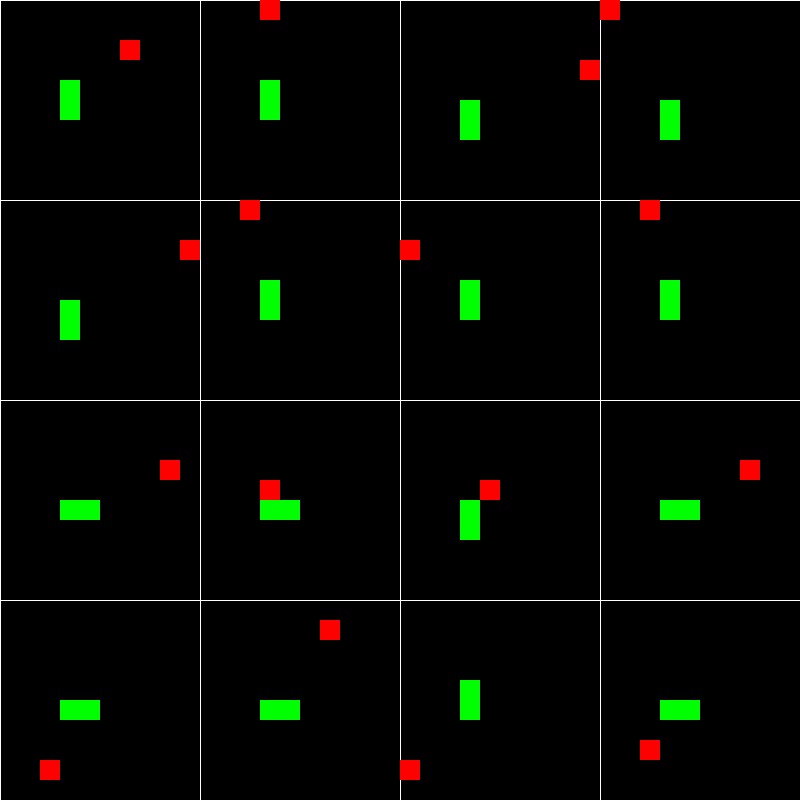
Frame 1 (no input)
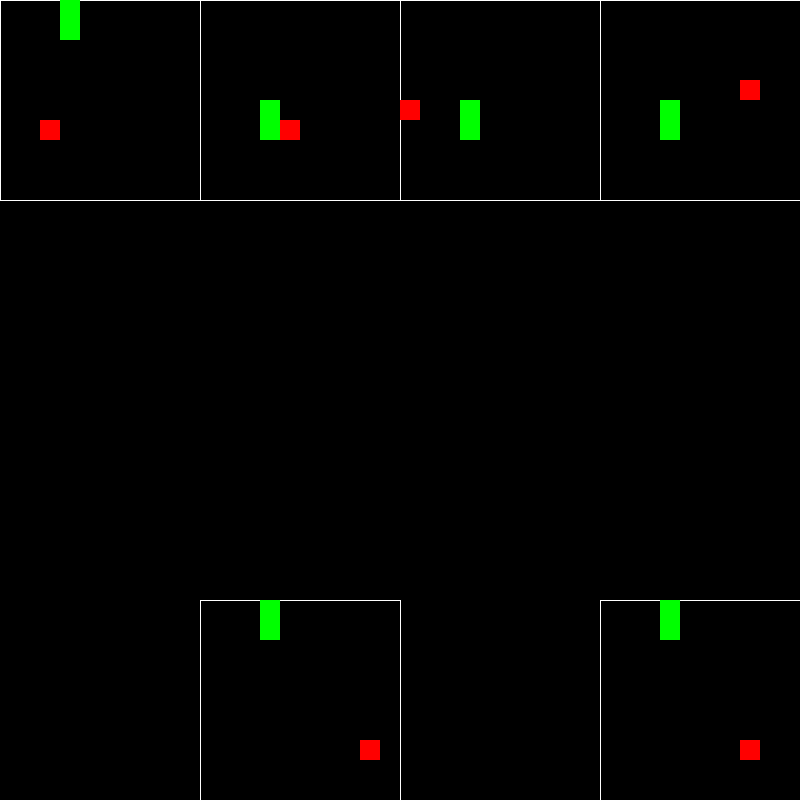
Frame 60 (the mouse pressed at the canvas centre just before this capture)
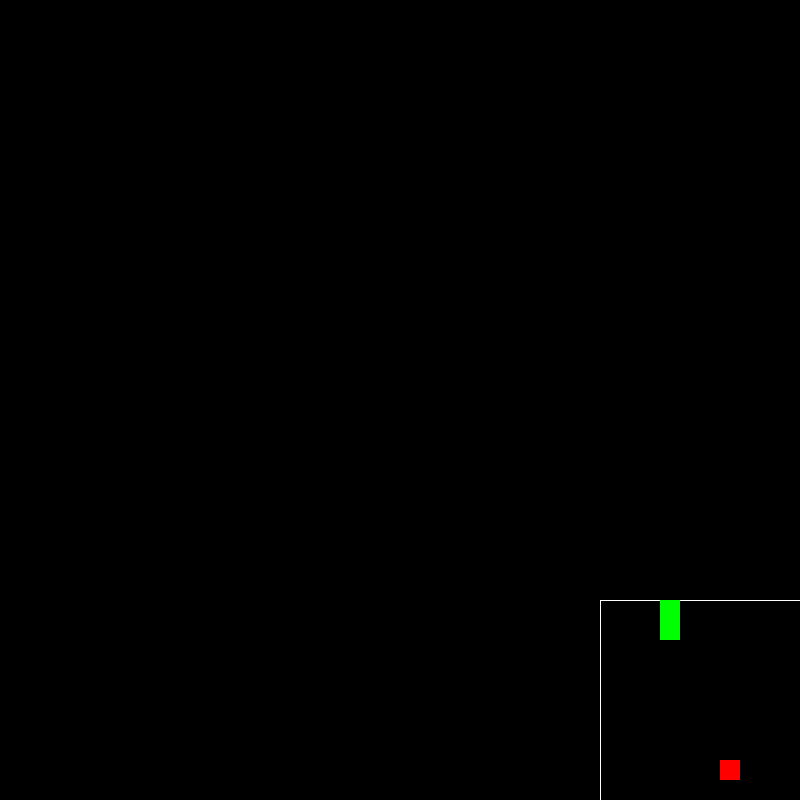
Frame 120 (the mouse held since frame 60 and released just before this capture)

The Processing sketch that drew these frames (run headless with seeded random() and noise(); from frame 60 on, the mouse is pressed at the canvas centre):

// Processing sketch: Snake_AI
// ── Snake_AI.pde
int Players = 16;
float SpaceBetweenPlayers;
float Spacing;
int Rows = 10;
Board[] SnakeGames;

void setup() {
  size(800, 800);
  SpaceBetweenPlayers = width/sqrt(Players);
  Spacing = SpaceBetweenPlayers/Rows;
  SnakeGames = new Board[16];
  for (int k = 0; k < sqrt(Players); k++) {
    line(k*SpaceBetweenPlayers, 0, k*SpaceBetweenPlayers, width);
    line(0, k*SpaceBetweenPlayers, height, k*SpaceBetweenPlayers);
    for (int j = 0; j < sqrt(Players); j++) {
      SnakeGames[int(k*sqrt(Players)+j)] = new Board(k*SpaceBetweenPlayers, j*SpaceBetweenPlayers);
    }
  }
}


void draw() {
  int Dead = 0;
  frameRate(5);
  background(0);
  stroke(255);

  for (int x = 0; x < SnakeGames.length; x++) {
    if (SnakeGames[x].Dead != true) {
      SnakeGames[x].Update();
      SnakeGames[x].Show();
    } else {
      Dead += 1;
    }
  }
  if (Dead == 16) {
    for (int x = 0; x < SnakeGames.length; x++) {
      SnakeGames[x].Reset();
    }
    FindFittest();
  }
}


void keyPressed() {
  int Direction = -1;
  if (key == 'a') {
    Direction = 3;
  } else if (key == 'd') {
    Direction = 1;
  } else if (key == 'w') {
    Direction = 0;
  } else if (key == 's') {
    Direction = 2;
  }

  if (Direction != -1) {
    for (int x = 0; x < SnakeGames.length; x++) {
      SnakeGames[x].Direction = Direction;
    }
  }
}


void FindFittest() {
  float Fitness = 0;
  int Fittest = 0;
  for (int x = 0; x < SnakeGames.length; x++) {
    if (SnakeGames[x].Fitness > Fitness) {
      Fitness = SnakeGames[x].Fitness;
      Fittest = x;
    }
  }
  Mutate(SnakeGames[Fittest]);
}

void Mutate(Board Fittest) {
  for (int x = 0; x < SnakeGames.length; x++) {
    SnakeGames[x].Brain.Weights1 = Matrix.Mutate(Fittest.Brain.Weights1);
    SnakeGames[x].Brain.Weights2 = Matrix.Mutate(Fittest.Brain.Weights2);
    SnakeGames[x].Brain.Weights3 = Matrix.Mutate(Fittest.Brain.Weights3);
    
    SnakeGames[x].Brain.HiddenOneBias = Matrix.Mutate(Fittest.Brain.HiddenOneBias);
    SnakeGames[x].Brain.HiddenTwoBias = Matrix.Mutate(Fittest.Brain.HiddenTwoBias);
    SnakeGames[x].Brain.OutputBias = Matrix.Mutate(Fittest.Brain.OutputBias);
  }
}

// ── Board_Class.pde
class Board {
  float Fitness;
  int DistanceToApple;
  NeuralNetwork Brain;
  int TurnsWithoutFood;
  int Length = 1;
  PVector Position;
  int Direction;
  Cell[][] Cells;
  int HeadCellX;
  int HeadCellY;
  ArrayList<PVector> Body;
  boolean Dead = false;
  PVector FoodPos;
  int FoodY;
  int FoodX;

  Board(float x, float y) {
    Direction = 1;
    Position = new PVector(x, y);
    Cells = new Cell[Rows][Rows];
    for (int i = 0; i < Rows; i++) {
      for (int j = 0; j < Rows; j++) {
        Cells[i][j] = new Cell(Position.x + i*Spacing, Position.y + j*Spacing);
      }
    }
    FoodX = int(random(0, Rows));
    FoodY = int(random(0, Rows));
    Cells[FoodX][FoodY].Food = true;
    HeadCellX = 3;
    HeadCellY = 5;
    Body = new ArrayList<PVector>();
    Body.add(new PVector(3, 5));
    Cells[3][5].Occupied = true;
    Body.add(new PVector(2, 5));
    Cells[2][5].Occupied = true;
    Brain = new NeuralNetwork();
  }


  void Show() {
    fill(0);
    stroke(255);
    strokeWeight(1);
    rect(Position.x, Position.y, SpaceBetweenPlayers, SpaceBetweenPlayers);

    for (int i = 0; i < Body.size(); i++) {
      PVector Current = Body.get(i);
      Cells[int(Current.x)][int(Current.y)].Show();
    }
    fill(255, 0, 0);
    for (int i = 0; i < Rows; i++) {
      for (int j = 0; j < Rows; j++) {
        if (Cells[i][j].Food) {
          Cells[i][j].Show();
        }
      }
    }
  }

  void Update() {
    if (dist(HeadCellX,HeadCellY,FoodX,FoodY) > DistanceToApple) {
      Fitness -= 10;
    }
    TurnsWithoutFood += 1;
    PVector ToRemove = Body.get(Body.size()-1);
    Body.remove(Body.size()-1);
    Cells[int(ToRemove.x)][int(ToRemove.y)].Occupied = false;

    float[] Inputs;
    Inputs = new float[5];
    if (HeadCellY > 0) {
      if (Cells[HeadCellX][HeadCellY-1].Occupied == true) {
        Inputs[0] = 1;
      }
    } else {
      Inputs[0] = 1;
    }
    if (HeadCellY < 7) {
      if (Cells[HeadCellX][HeadCellY+1].Occupied == true) {
        Inputs[1] = 1;
      } else {
        Inputs[1] = 1;
      }
    }
    if (HeadCellX > 0) {
      if (Cells[HeadCellX-1][HeadCellY].Occupied == true) {
        Inputs[2] = 1;
      } else {
        Inputs[2] = 1;
      }
    }
    if (HeadCellX < 7) {
      if (Cells[HeadCellX+1][HeadCellY].Occupied == true) {
        Inputs[3] = 1;
      } else {
        Inputs[3] = 1;
      }
    }
    float Angle = (atan((FoodX-HeadCellX))/(FoodY-HeadCellY));
    Inputs[4] = Angle/PI;
    Matrix Output = Brain.ForwardPropogation(Matrix.Array(Inputs));
    int OldDirection = Direction;
    int Direction = Output.ShowMax();
    println(Direction);


    switch (Direction) {
    case 0:
      if (OldDirection != 2) {
        HeadCellY -= 1;
      } else {
        HeadCellY += 1;
      }
      break;
    case 1:
      if (OldDirection != 3) {
        HeadCellX += 1;
      } else {
        HeadCellX += -1;
      }
      break;
    case 2:
      if (OldDirection != 0) {
        HeadCellY += 1;
      } else {
        HeadCellY += -1;
      }
      break;
    case 3:
      if (OldDirection != 1) {
        HeadCellX -= 1;
      } else {
        HeadCellX += 1;
      }
      break;
    }
    if (HeadCellX < 0 || HeadCellY < 0 || HeadCellX >= Rows || HeadCellY >= Rows || TurnsWithoutFood >= 50) {
      Dead = true;
    }

    if (!Dead) {
      Body.add(0, new PVector(HeadCellX, HeadCellY));
      if (Cells[HeadCellX][HeadCellY].Occupied && Cells[HeadCellX][HeadCellY].Food == false) {
        Dead = true;
      }
      Cells[HeadCellX][HeadCellY].Occupied = true;

      if (HeadCellX == FoodX && HeadCellY == FoodY) {
        Length += 1;
        PVector NewPos = new PVector(Body.get(1).x, Body.get(1).y);
        Body.add(NewPos);
        Cells[FoodX][FoodY].Food = false;
        Cells[FoodX][FoodY].Occupied = false;
        FoodX = int(random(0, Rows));
        FoodY = int(random(0, Rows));
        Cells[FoodX][FoodY].Food = true;
        Cells[FoodX][FoodY].Occupied = true;
        TurnsWithoutFood = 0;
        Fitness += 100;
      }
    }
  }

  void Reset() { 
    for (int i = 0; i < Rows; i++) {
      for (int j = 0; j < Rows; j++) {
        Cells[i][j] = new Cell(Position.x + i*Spacing, Position.y + j*Spacing);
      }
    }
    TurnsWithoutFood = 0;
    Direction = 1;
    Length = 2;
    Body = new ArrayList<PVector>();
    Body.add(new PVector(3, 5));
    Body.add(new PVector(2, 5));
    HeadCellX = 3;
    HeadCellY = 5;
    Cells[FoodX][FoodY].Food = false;
    Cells[FoodX][FoodY].Occupied = false;
    FoodX = int(random(0, Rows));
    FoodY = int(random(0, Rows));
    Cells[FoodX][FoodY].Food = true;
    Cells[FoodX][FoodY].Occupied = true;
    Dead = false;
  }
}

// ── Cell_Class.pde
class Cell {
  PVector Position;
  boolean Occupied;
  boolean Food = false;
  Cell(float x, float y) {
    Position = new PVector(x,y);
  }
  
  void Show() {
    fill(0,255,0);
    if (Food) {
      fill(255,0,0);
    }
    noStroke();
    rect(Position.x,Position.y,Spacing,Spacing);
  }
}

// ── Matrix_Class.pde
static class Matrix {  
  int Rows;
  int Cols;
  double[][] Values;

  Matrix(int Width, int Height, boolean Random) {
    Rows = Width;
    Cols = Height;
    Values = new double[Rows][Cols];
    if (Random) {
      for (int i = 0; i < Rows; i++) {
        for (int j = 0; j < Cols; j++) {
          if (Math.random() < 0.5) { 
            Values[i][j] = -Math.random();
          } else {
            Values[i][j] = Math.random();
          }
        }
      }
    }
  }

  void Randomize() {
    for (int i = 0; i < Rows; i++) {
      for (int j = 0; j < Cols; j++) {
        if (Math.random() < 0.5) { 
          Values[i][j] = -Math.random();
        } else {
          Values[i][j] = Math.random();
        }
      }
    }
  }

  static Matrix AddMatrix(Matrix First, Matrix Second) {
    Matrix NewMatrix = new Matrix(First.Rows, First.Cols, false);
    for (int i = 0; i < NewMatrix.Rows; i++) {
      for (int j = 0; j < NewMatrix.Cols; j++) {
        NewMatrix.Values[i][j] = First.Values[i][j] + Second.Values[i][j];
      }
    }
    return NewMatrix;
  }

  void AddMatrix(Matrix First) {
    for (int i = 0; i < Rows; i++) {
      for (int j = 0; j < Cols; j++) {
        Values[i][j] += First.Values[i][j];
      }
    }
  }


  static Matrix SubtractMatrix(Matrix First, Matrix Second) {
    Matrix NewMatrix = new Matrix(First.Rows, First.Cols, false);
    for (int i = 0; i < NewMatrix.Rows; i++) {
      for (int j = 0; j < NewMatrix.Cols; j++) {
        NewMatrix.Values[i][j] = First.Values[i][j] - Second.Values[i][j];
      }
    }
    return NewMatrix;
  }

  void MultiplyMatrix(Matrix Second) {
    for (int i = 0; i < Rows; i++) {
      for (int j = 0; j < Cols; j++) {
        Values[i][j] *= Second.Values[i][j];
      }
    }
  }

  static Matrix MultiplyMatrix(Matrix First, Matrix Second) {
    Matrix NewMatrix = new Matrix(First.Rows, First.Cols, false);
    for (int i = 0; i < First.Rows; i++) {
      for (int j = 0; j < First.Cols; j++) {
        NewMatrix.Values[i][j] = Second.Values[i][j] * First.Values[i][j];
      }
    }
    return NewMatrix;
  }

  void MultiplyNumber(float n) {
    for (int i = 0; i < Rows; i++) {
      for (int j = 0; j < Cols; j++) {
        Values[i][j] *= n;
      }
    }
  }

  void Dot(Matrix Second) {
    if (Cols != Second.Rows) {
      println("The columns of the first matrix, "+Cols+", does not match the rows of the second, "+Second.Rows);
    } else {
      Matrix NewMatrix = new Matrix(Rows, Second.Cols, false);
      for (int i = 0; i < Rows; i++) {
        for (int j = 0; j < Second.Cols; j++) {
          float Sum = 0;
          for (int k = 0; k < Second.Rows; k++) {
            Sum += Values[i][k] * Second.Values[k][j];
          }
          NewMatrix.Values[i][j] = Sum;
        }
      }
    }
  }

  static Matrix Dot(Matrix First, Matrix Second) {
    if (First.Cols != Second.Rows) {
      println("The columns of the first matrix, "+First.Cols+", does not match the rows of the second, "+Second.Rows);
      return null;
    } else {
      Matrix NewMatrix = new Matrix(First.Rows, Second.Cols, false);
      for (int i = 0; i < First.Rows; i++) {
        for (int j = 0; j < Second.Cols; j++) {
          float Sum = 0;
          for (int k = 0; k < Second.Rows; k++) {
            Sum += First.Values[i][k] * Second.Values[k][j];
          }
          NewMatrix.Values[i][j] = Sum;
        }
      }
      return NewMatrix;
    }
  }

  static Matrix Transpose(Matrix First) {
    Matrix NewMatrix = new Matrix(First.Cols, First.Rows, false);
    for (int i = 0; i < NewMatrix.Cols; i++) {
      for (int j = 0; j < NewMatrix.Rows; j++) {
        NewMatrix.Values[j][i] = First.Values[i][j];
      }
    }
    return NewMatrix;
  }


  void Add(float N) {
    for (int i = 0; i < Rows; i++) {
      for (int j = 0; j < Cols; j++) {
        Values[i][j] += N;
      }
    }
  }

  void Subtract(float N) {
    for (int i = 0; i < Rows; i++) {
      for (int j = 0; j < Cols; j++) {
        Values[i][j] -= N;
      }
    }
  }

  static Matrix Subtract(Matrix First, Matrix Second) {
    Matrix NewMatrix = new Matrix(First.Rows, First.Cols, false);
    for (int i = 0; i < First.Rows; i++) {
      for (int j = 0; j < First.Cols; j++) {
        NewMatrix.Values[i][j] = First.Values[i][j] - Second.Values[i][j];
      }
    }
    return NewMatrix;
  }

  void Show() {
    for (int i = 0; i < Rows; i++) {
      for (int j = 0; j < Cols; j++) {
        print(Values[i][j]+" ");
      }
      println("");
    }
  }

  int ShowMax() {
    double Value = 0;
    int Location = 0;
    for (int i = 0; i < Rows; i++) {
      for (int j = 0; j < Cols; j++) {
        if (Value < Values[i][j]) {
          Value = Values[i][j];
          Location = i*Rows+j;
        }
      }
    }
    return Location;
  }

  void Sigmoid() {
    for (int i = 0; i < Rows; i++) {
      for (int j = 0; j < Cols; j++) {
        double Val = Values[i][j];
        float F = (float)Val;
        Values[i][j] = 1/(1+(exp(-F)));
      }
    }
  }

  static Matrix SigmoidPrime(Matrix First) {
    Matrix NewMatrix = new Matrix(First.Rows, First.Cols, false);
    for (int i = 0; i < First.Rows; i++) {
      for (int j = 0; j < First.Cols; j++) {
        double Val = First.Values[i][j];
        float F = (float)Val;
        NewMatrix.Values[i][j] = F * (1-F);
      }
    }
    return NewMatrix;
  }

  static Matrix Array(float[] array) {
    Matrix NewMatrix = new Matrix(1, array.length, false);
    for (int i = 0; i < array.length; i++) {
      NewMatrix.Values[0][i] = array[i];
    }

    return NewMatrix;
  }

  static Matrix Mutate(Matrix First) {
    float NewValue;
    Matrix NewMatrix = new Matrix(First.Rows, First.Cols, false);
    for (int i = 0; i < First.Rows; i++) {
      for (int j = 0; j < First.Cols; j++) {
        if (Math.random() > 0.3) {
          if (Math.random() > 0.5) {
            NewValue = (float)Math.random()/5;
          } else {
            NewValue = (float)-Math.random()/5;
          }
        } else {
          NewValue = 0;
        }
        NewMatrix.Values[i][j] = First.Values[i][j] + NewValue;
      }
    }
    return NewMatrix;
  }
}

// ── NeuralNetwork_Class.pde
class NeuralNetwork {

  int InputNodes = 5;
  int HiddenLayerOne = 6;
  int HiddenLayerTwo = 4;
  int OutputNodes = 4;

  Matrix Weights1;
  Matrix Weights2;
  Matrix Weights3;

  Matrix HiddenOneBias;
  Matrix HiddenTwoBias;
  Matrix OutputBias;

  NeuralNetwork() {
    Weights1 = new Matrix(InputNodes, HiddenLayerOne, true);
    Weights2 = new Matrix(HiddenLayerOne, HiddenLayerTwo, true);
    Weights3 = new Matrix(HiddenLayerTwo, OutputNodes, true);
    HiddenOneBias = new Matrix(1, HiddenLayerOne, true);
    HiddenTwoBias = new Matrix(1, HiddenLayerTwo, true);
    OutputBias = new Matrix(1, OutputNodes, true);
  }

  Matrix ForwardPropogation(Matrix Input) {
    Matrix DotProduct1 = Matrix.Dot(Input, Weights1);
    DotProduct1.AddMatrix(HiddenOneBias);
    DotProduct1.Sigmoid();
    Matrix DotProduct2 = Matrix.Dot(DotProduct1, Weights2);
    DotProduct2.AddMatrix(HiddenTwoBias);
    DotProduct2.Sigmoid();
    Matrix DotProduct3 = Matrix.Dot(DotProduct2, Weights3);
    DotProduct3.AddMatrix(OutputBias);
    DotProduct3.Sigmoid();
    return DotProduct3;
  }
}
